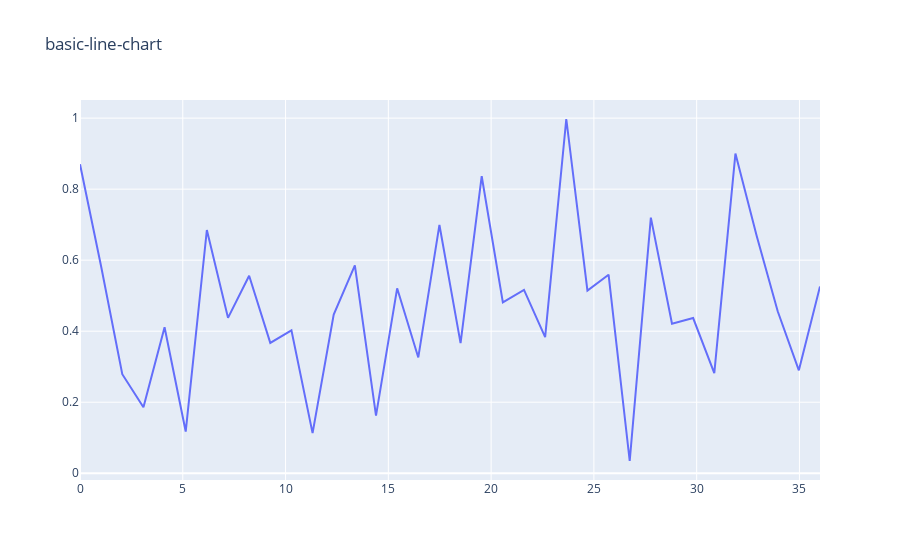

Write notebook code for a chart like this one.
### Markdown cell above
#### A very basic line chart

### Code cell
a = np.linspace(start=0, stop=36, num=36)
np.random.seed(25)
b = np.random.uniform(low=0.0, high=1.0, size=36)

fig = go.Figure(go.Scatter(x=a, y=b))

fig.update_layout(title_text='basic-line-chart')
#pio.write_html(fig, file='basic-line-chart.html', auto_open=True)

### Figure 1 — Plotly figure (JSON) as saved in the notebook; plotly's stock layout.template omitted (floating-point values rounded to 4 significant figures)
{"data": [{"type": "scatter", "x": [0, 1.029, 2.057, 3.086, 4.114, 5.143, 6.171, 7.2, 8.229, 9.257, 10.29, 11.31, 12.34, 13.37, 14.4, 15.43, 16.46, 17.49, 18.51, 19.54, 20.57, 21.6, 22.63, 23.66, 24.69, 25.71, 26.74, 27.77, 28.8, 29.83, 30.86, 31.89, 32.91, 33.94, 34.97, 36], "y": [0.8701, 0.5823, 0.2788, 0.1859, 0.4111, 0.1174, 0.685, 0.4376, 0.5562, 0.3671, 0.4024, 0.113, 0.447, 0.5854, 0.162, 0.5207, 0.3261, 0.6992, 0.3664, 0.8364, 0.4813, 0.5165, 0.383, 0.9975, 0.5142, 0.5591, 0.03445, 0.7199, 0.421, 0.4369, 0.2817, 0.9003, 0.6696, 0.4561, 0.2898, 0.5258]}], "layout": {"title": {"text": "basic-line-chart"}}}
